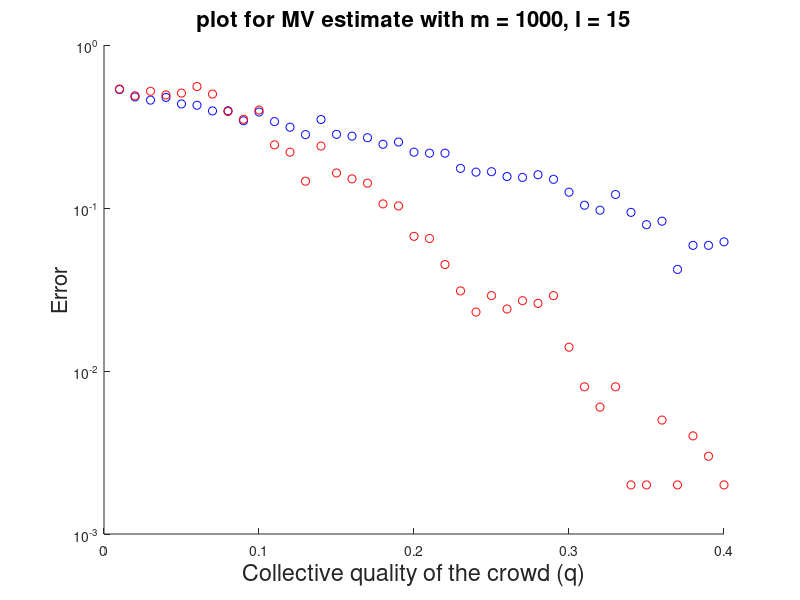

Recreate this plot in MATLAB. (Note: this script raises an error after producing the figure.)
clear;

% alter collective quaity of the crowd, q

noClasses = 2;

m = 1000;
m_str = int2str(m);

t = zeros(m,1);
for i=1:m
    t(i) = (2*mod((i-1), noClasses)) - 1;
end

l = 15;
l_str = int2str(l);

r = l;
n = m*l/r;

responseMatrix = zeros(m,n);
noJobsPerWorker = zeros(n,1);
tasksAssignedPerWorker = zeros(n,r);

for i=1:m
    for lIt=1:l
        selectionFound = 0;
        while selectionFound == 0
            pickLink = ceil(n*r*rand(1));
            pickWorker = mod(pickLink,n) + 1;
            if noJobsPerWorker(pickWorker) < r
                noJobsPerWorker(pickWorker) = noJobsPerWorker(pickWorker) + 1;
                tasksAssignedPerWorker(pickWorker,noJobsPerWorker(pickWorker)) = i;
                selectionFound = 1;
            end
        end
    end
end

noTrials = 40;
qUpperBound = 0.40;
qIncrement = qUpperBound/noTrials;

errorsMVestimate = zeros(m, noTrials);
errorsSVestimate = zeros(m, noTrials);

currentTrialNumber = 1;
for q=0:qIncrement:qUpperBound
    p = zeros(m,1);

    % consider the spammer-hammer model
    for j=1:m
        flipResult = rand(1);
        if flipResult <= q
            p(j) = 1;
        else
            p(j) = 0.5;
        end
    end

    for j=1:n
        for i=1:noJobsPerWorker(j)
            taskId = tasksAssignedPerWorker(j,i);
            flipResult = rand(1);
            if flipResult <= p(j)
                responseMatrix(taskId,j) = t(taskId);
            else
                responseMatrix(taskId,j) = -t(taskId);
            end
        end
    end

    % use Majority-Voting (MV) scheme
    tMVEstimate = zeros(m,1);
    for i=1:m
        if sum(responseMatrix(i,:)) >= 0
            tMVEstimate(i) = 1;
        else
            tMVEstimate(i) = -1;
        end
    end

    % calculate errors for MV scheme
    for i=1:m
        if t(i) == tMVEstimate(i)
            errorsMVestimate(i,currentTrialNumber) = 0;
        else
            errorsMVestimate(i,currentTrialNumber) = 1;
        end
    end
    
    % calculate left and right singular vectors for response matrix using
    % power iteration
    noIterations = 50;
    u = zeros(m,1);
    v = -1 + 2.*rand(n,1);
    for i=1:noIterations
        u = responseMatrix*v;
        v = transpose(responseMatrix)*u;
    end
    tSVEstimate = zeros(m,1);
    for i=1:m
        if u(i) >= 0
            tSVEstimate(i) = 1;
        else
            tSVEstimate(i) = -1;
        end
    end
    
    % calculate errors for Singular Vector (SV) scheme
    for i=1:m
        if t(i) == tSVEstimate(i)
            errorsSVestimate(i,currentTrialNumber) = 0;
        else
            errorsSVestimate(i,currentTrialNumber) = 1;
        end
    end
    currentTrialNumber = currentTrialNumber + 1;
end

subplot(1,1,1);
title_str = sprintf('plot for MV estimate with m = %s, l = %s',m_str,l_str);
title(title_str,'FontSize',16);
xlabel('Collective quality of the crowd (q)','FontSize',17);
ylabel('Error','FontSize',16);

errorMVData = zeros(noTrials,1);
errorSVData = zeros(noTrials,1);

for i=1:noTrials
    hold on;

    errorMV = sum(errorsMVestimate(:,i)) / m;
    errorSV = sum(errorsSVestimate(:,i)) / m;
    
    semilogy(i*qUpperBound/noTrials,errorMV,'Marker','o','MarkerEdgeColor','blue');
    
    dumbThreshold = 0.6;
    if errorSV > dumbThreshold
        errorSV = 1 - errorSV;
    end

    semilogy(i*qUpperBound/noTrials,errorSV,'Marker','o','MarkerEdgeColor','red');

    errorMVData(i) = errorMV;
    errorSVData(i) = errorSV;
end

% write Adjacency Matrix to file
fileID = fopen('data_files/crowdsourcing/crowdsourcingErrors_q.dat','w');
for j=1:noTrials
    fprintf(fileID,'%d ',j*qUpperBound/noTrials);
    for i=1:2
        if i == 1
            fprintf(fileID,'%d ',errorMVData(j));
        else
            fprintf(fileID,'%d ',errorSVData(j));
        end
    end
    fprintf(fileID,'\n');
end
fclose(fileID);